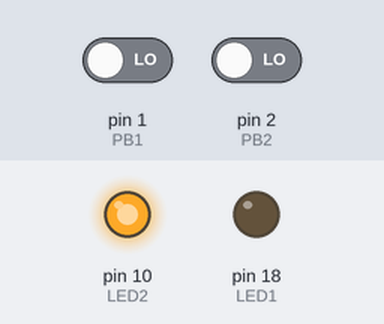
Recording of a sketch running on a simulated Arduino Uno, built with avr-gcc and run on an emulated ATmega328P. Parts: output pins drawn as LEDs (lit = HIGH). The test bench sets the inputs (shaded band); at power-on: pin 2 (PB2) LOW, pin 1 (PB1) LOW.

Above: at 1.2 s.
1.3 s: pin 2 (PB2) driven HIGH
At 1.54 s:
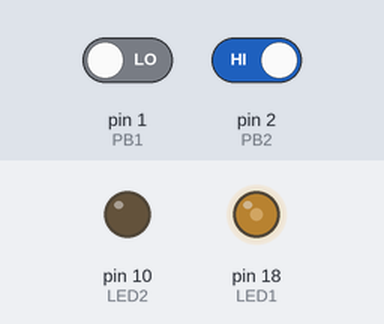
4.3 s: pin 1 (PB1) driven HIGH
At 5.4 s:
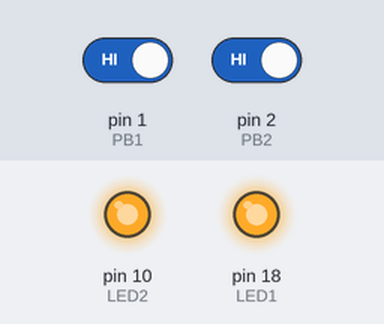
5.8 s: pin 2 (PB2) driven LOW
At 7.5 s:
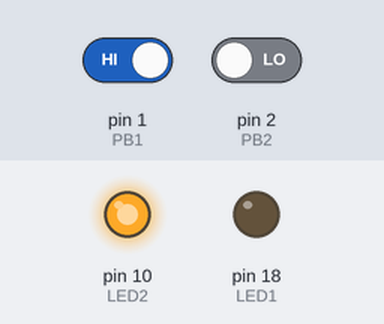
Timing chart, 0 to 9.0 s (numbered marks = the images above; inputs shaded):
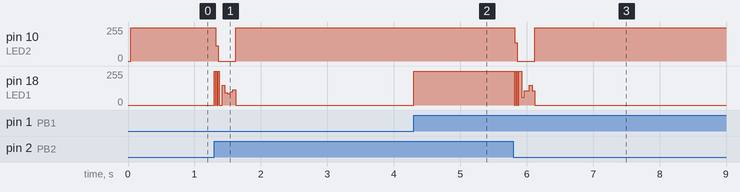

Measured:
- after the input at 4.3 s, pin 18 (LED1): 0/255 → 255/255 at once
- after the input at 5.8 s, pin 10 (LED2): 251/255 → 0/255 at once, → 251/255 0.30 s later

The sketch:

assignment.ino
```cpp
// DEBUG
#ifdef DEBUG
  #define TIMING_FACTOR 1000
// PRODUCTION
#else
  #define TIMING_FACTOR 1000
#endif

#define PB1                  1
#define PB2                  2
#define LED1                18
#define LED2                10

#define TON_1              900
#define TOFF               500
#define NUM_PULSES          17
#define IDLE_TIME         6500
#define TSYNC_ON            50
#define MODE                 2

// #define TON_1_ALT         (NUM_PULSES - 1) * (TOFF + TON_1)
// #define TOFF_ALT           500
// #define NUM_PULSES_ALT      17
// #define IDLE_TIME_ALT     6500
// #define TSYNC_ON_ALT        50


bool output_enabled = false;
bool output_selected = false;

void setup() {
  // put your setup code here, to run once:
  // Button
  pinMode(PB1, INPUT);
  pinMode(PB2, INPUT);

  // LED
  pinMode(LED1, OUTPUT);
  pinMode(LED2, OUTPUT);


}

void normal_data_waveform(){
  for (int i = 0; i < NUM_PULSES; i++)
  {
    // pulse on-time
    digitalWrite(LED1, HIGH);
    delayMicroseconds((TON_1 + TSYNC_ON * (i - 1)) * TIMING_FACTOR);

    //pulse off-time
    digitalWrite(LED1, LOW);
    delayMicroseconds(TOFF * TIMING_FACTOR);
  }

  delayMicroseconds(IDLE_TIME * TIMING_FACTOR);

}

void alternative_data_waveform(){
  for (int i = NUM_PULSES; i > 0; i--)
  {
    //pulse on-time
    digitalWrite(LED1, HIGH);
    delayMicroseconds((TON_1 + TSYNC_ON * (i - 1)) * TIMING_FACTOR);

    // pulse off-time
    digitalWrite(LED1, LOW);
    delayMicroseconds(TOFF * TIMING_FACTOR);
  }

  delayMicroseconds(IDLE_TIME * TIMING_FACTOR);

}

void sync_signal(){
    // turn on the SYNC pulse
    digitalWrite(LED2, HIGH);
    delayMicroseconds(TSYNC_ON * TIMING_FACTOR);

    // turn off
    digitalWrite(LED2, LOW);
}

void loop() {
  // put your main code here, to run repeatedly:
  sync_signal();

  // Read the state of push buttons
  bool pb1_state = digitalRead(PB1);
  bool pb2_state = digitalRead(PB2);

  // output enable
  if(pb1_state == HIGH && output_enabled == false)
  {
    output_enabled = true;
    digitalWrite(LED1, HIGH);
  }
  else if(pb1_state == LOW && output_enabled == true)
  {
    output_enabled = false;
    digitalWrite(LED1, LOW);
  }

  // output select
  if(pb2_state == HIGH && output_selected == false)
  {
    output_selected = true;
    alternative_data_waveform();
  }
  else if(pb2_state == LOW && output_selected == true)
  {
    output_selected = false;
    normal_data_waveform();
  }
}
```
